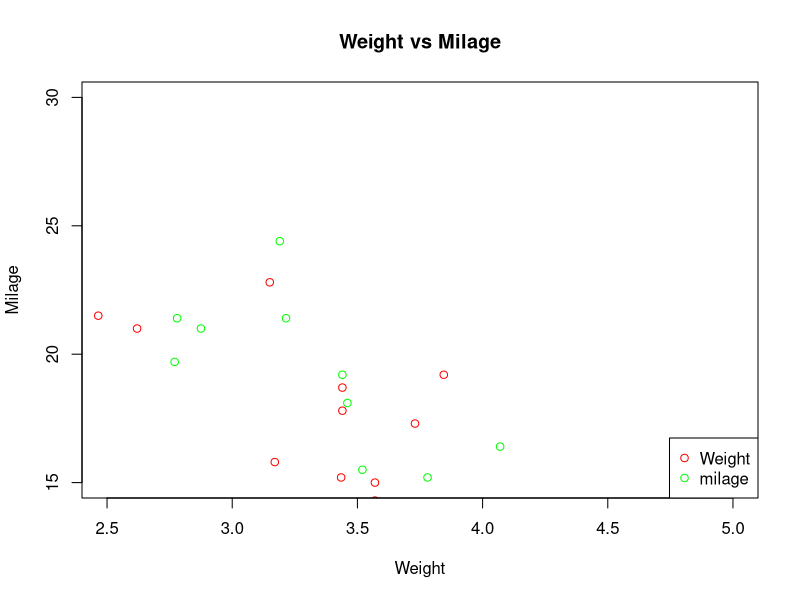
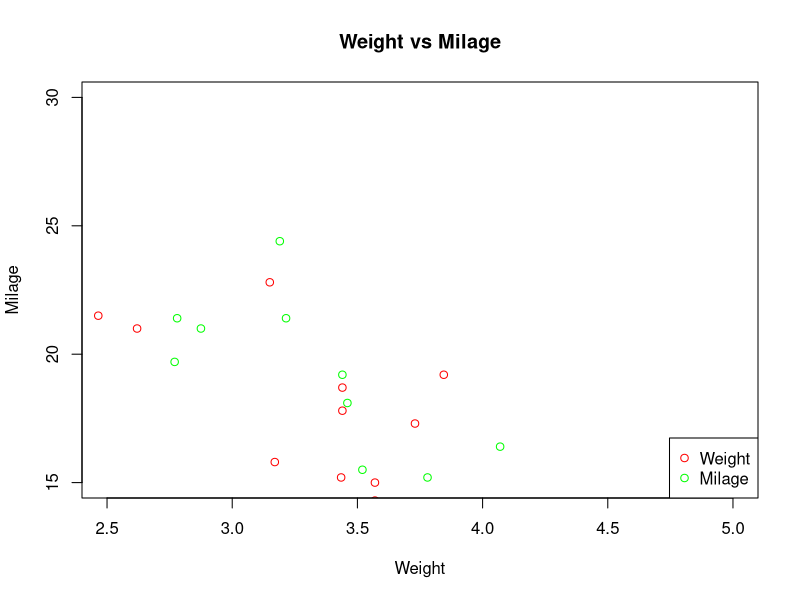
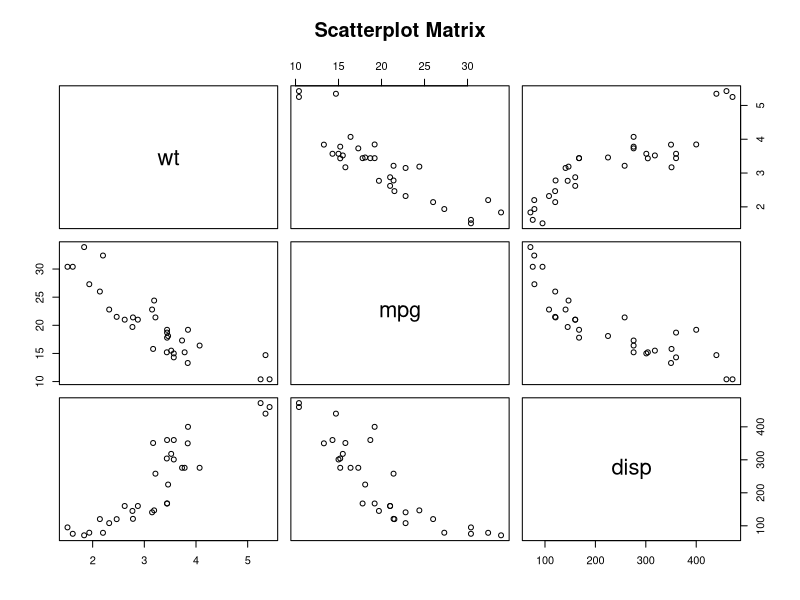
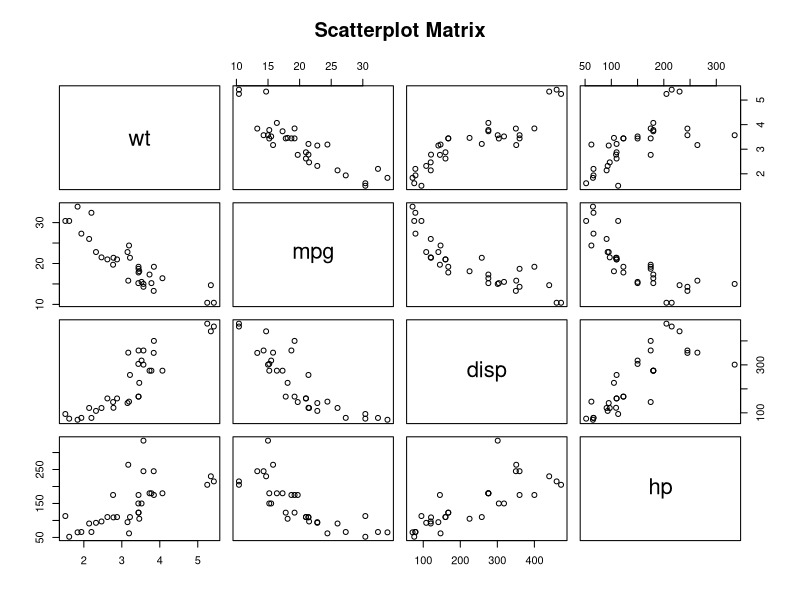
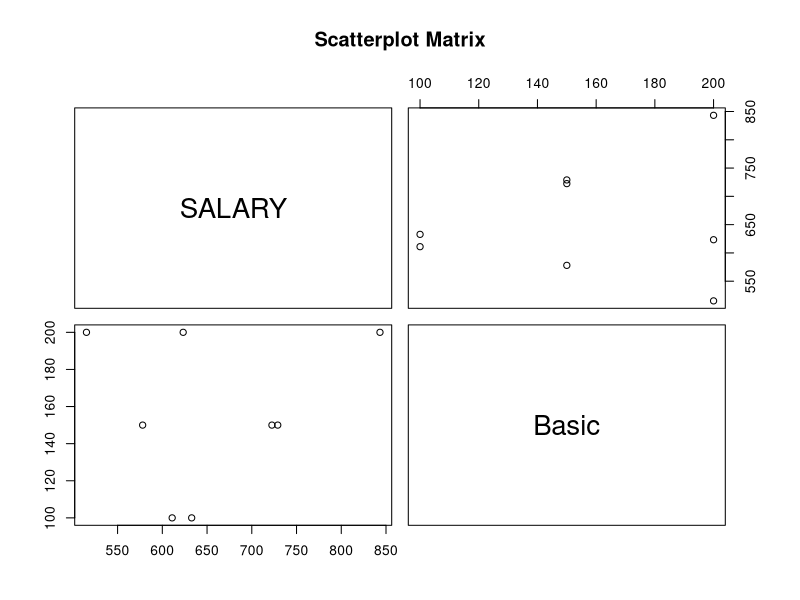

R code for these plots, in order:
#Scatterplots show many points plotted in the Cartesian plane. Each point represents the values of two variables.
#One variable is chosen in the horizontal axis and another in the vertical axis.

#The simple scatterplot is created using the plot() function.

#Syntax
#The basic syntax for creating scatterplot in R is −

#plot(x, y, main, xlab, ylab, xlim, ylim, axes)
#Following is the description of the parameters used −

#x is the data set whose values are the horizontal coordinates.

#y is the data set whose values are the vertical coordinates.

#main is the tile of the graph.

#xlab is the label in the horizontal axis.

#ylab is the label in the vertical axis.

#xlim is the limits of the values of x used for plotting.

#ylim is the limits of the values of y used for plotting.

#axes indicates whether both axes should be drawn on the plot.

#Example
#We use the data set "mtcars" available in the R environment to create a basic scatterplot.
#Let's use the columns "wt" and "mpg" in mtcars.
mtcars
input <- mtcars[,c('wt','mpg')]
print(head(input))


#Creating the Scatterplot
#The below script will create a scatterplot graph for the relation between wt(weight) and 
#mpg(miles per gallon).


plot(x = input$wt,y = input$mpg,
     xlab = "Weight",
     ylab = "Milage",
     xlim = c(2.5,5),
     ylim = c(15,30),		 
     main = "Weight vs Milage",
     col=c("red","green"),
     
     
)
legend("bottomright",pch=1,col=c("red","green"),legend = c("Weight","milage"))
# Save the file.

# Get the input values.
input <- mtcars[,c('wt','mpg')]
print(input)
# Give the chart file a name.
#png(file = "scatterplot.png")

# Plot the chart for cars with weight between 2.5 to 5 and mileage between 15 and 30.
plot(x = input$wt,y = input$mpg,
     xlab = "Weight",
     ylab = "Milage",
     xlim = c(2.5,5),
     ylim = c(15,30),		 
     main = "Weight vs Milage",
     col=c("red","green"),

     
)
legend("bottomright",pch=1,col=c("red","green"),legend = c("Weight","Milage"))
# Save the file.
#dev.off()


#Scatterplot Matrices
#When we have more than two variables and we want to find the correlation between one variable versus the remaining ones we use scatterplot matrix. We use pairs() function to create matrices of scatterplots.

#Syntax
#The basic syntax for creating scatterplot matrices in R is −

#pairs(formula, data)
#Following is the description of the parameters used −

#formula represents the series of variables used in pairs.

#data represents the data set from which the variables will be taken.

#Example
#Each variable is paired up with each of the remaining variable. A scatterplot is plotted for each pair.


# Give the chart file a name.
#png(file = "scatterplot_matrices.png")

# Plot the matrices between 4 variables giving 12 plots.

# One variable with 3 others and total 4 variables.
print(data)
input<-mtcars[,c('wt','mpg','disp','cyl')]
print(input)
pairs(~wt+mpg+disp,data = mtcars,
      main = "Scatterplot Matrix")
mtcars
pairs(~wt+mpg+disp+hp,data = mtcars,
      main = "Scatterplot Matrix")



setwd("e:/MCA/Unit III")

df<-read.csv("Combined.csv")
print(df)

v<-df[,c("SALARY","Basic")]
print(v)

pairs(~SALARY+Basic,data = v,
      main = "Scatterplot Matrix")

# Save the file.
#dev.off()
#Scatter plot gives you an information related to the correlation between the variable in the given dataset.